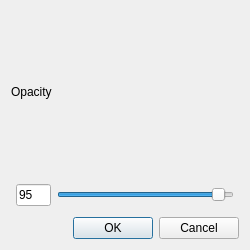
<?xml version="1.0" encoding="UTF-8"?>
<ui version="4.0">
 <class>settings</class>
 <widget class="QDialog" name="settings">
  <property name="geometry">
   <rect>
    <x>0</x>
    <y>0</y>
    <width>250</width>
    <height>250</height>
   </rect>
  </property>
  <property name="windowTitle">
   <string>Settings</string>
  </property>
  <layout class="QVBoxLayout" name="verticalLayout" stretch="0,0">
   <item>
    <layout class="QVBoxLayout" name="opacity">
     <item>
      <widget class="QLabel" name="opacity_text">
       <property name="text">
        <string>Opacity</string>
       </property>
      </widget>
     </item>
     <item>
      <layout class="QHBoxLayout" name="opacity_container" stretch="1,5">
       <property name="leftMargin">
        <number>5</number>
       </property>
       <property name="topMargin">
        <number>5</number>
       </property>
       <property name="rightMargin">
        <number>5</number>
       </property>
       <property name="bottomMargin">
        <number>5</number>
       </property>
       <item>
        <widget class="QLineEdit" name="opacity_value">
         <property name="text">
          <string>95</string>
         </property>
        </widget>
       </item>
       <item>
        <widget class="QSlider" name="opacity_slider">
         <property name="minimum">
          <number>1</number>
         </property>
         <property name="maximum">
          <number>100</number>
         </property>
         <property name="value">
          <number>95</number>
         </property>
         <property name="orientation">
          <enum>Qt::Horizontal</enum>
         </property>
        </widget>
       </item>
      </layout>
     </item>
    </layout>
   </item>
   <item>
    <widget class="QDialogButtonBox" name="button_box">
     <property name="orientation">
      <enum>Qt::Horizontal</enum>
     </property>
     <property name="standardButtons">
      <set>QDialogButtonBox::Cancel|QDialogButtonBox::Ok</set>
     </property>
    </widget>
   </item>
  </layout>
 </widget>
 <resources/>
 <connections>
  <connection>
   <sender>button_box</sender>
   <signal>accepted()</signal>
   <receiver>settings</receiver>
   <slot>accept()</slot>
   <hints>
    <hint type="sourcelabel">
     <x>248</x>
     <y>254</y>
    </hint>
    <hint type="destinationlabel">
     <x>157</x>
     <y>274</y>
    </hint>
   </hints>
  </connection>
  <connection>
   <sender>button_box</sender>
   <signal>rejected()</signal>
   <receiver>settings</receiver>
   <slot>reject()</slot>
   <hints>
    <hint type="sourcelabel">
     <x>316</x>
     <y>260</y>
    </hint>
    <hint type="destinationlabel">
     <x>286</x>
     <y>274</y>
    </hint>
   </hints>
  </connection>
 </connections>
</ui>
